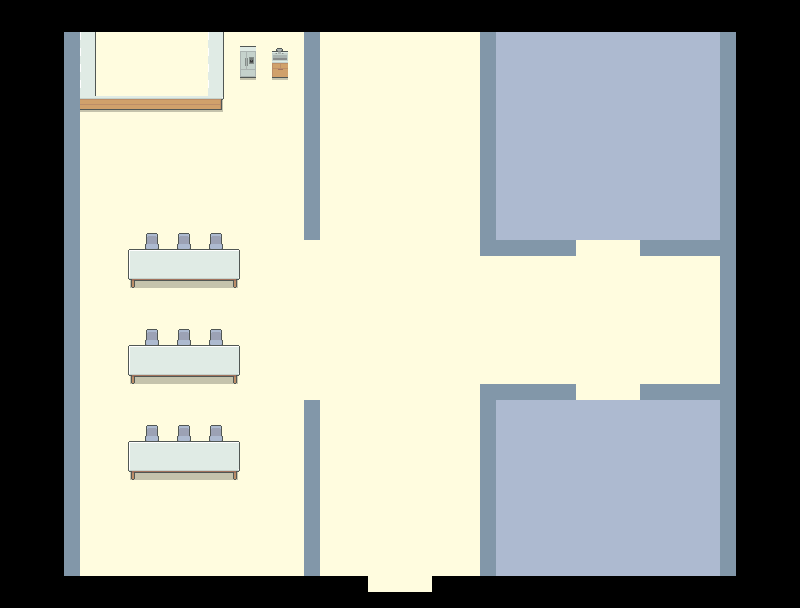

The image is a tile-based game level rendered from a .tmx file. Its description and source (layers, tilesets, objects; grid data summarised) follow:
An orthogonal 50x38 tile map with 16x16 px tiles, 5 tile layers (suelo, pared, sillas, mesas, ...), 3 tilesets and 22 objects (15x colision-pared, 3x colision-mesa, 2x colision-toilete, colision-heladera, colision-mostrador).

<map version="1.10" tiledversion="1.10.2" orientation="orthogonal" renderorder="right-down" width="50" height="38" tilewidth="16" tileheight="16" infinite="0" nextlayerid="8" nextobjectid="29">
 <tileset firstgid="1" source="../nivel2/A2.tsx" />
 <tileset firstgid="193" source="../nivel2/pixel-cyberpunk-interior.tsx" />
 <tileset firstgid="1117" source="tileset.tsx" />
 <layer id="1" name="suelo" width="50" height="38">
  <data>[1900 cells, 1432 non-empty, 4 distinct tile ids]</data>
 </layer>
 <layer id="2" name="pared" width="50" height="38">
  <data>[1900 cells, 138 non-empty, 1 distinct tile ids]</data>
 </layer>
 <layer id="5" name="sillas" width="50" height="38">
  <data>[1900 cells, 19 non-empty, 3 distinct tile ids]</data>
 </layer>
 <layer id="4" name="mesas" width="50" height="38">
  <data>[1900 cells, 85 non-empty, 17 distinct tile ids]</data>
 </layer>
 <layer id="6" name="toilete" width="50" height="38">
  <data>[1900 cells, 336 non-empty, 1 distinct tile ids]</data>
 </layer>
 <objectgroup id="3" name="colisiones">
  <object id="1" name="colision-pared" x="63.8776" y="32.3887" width="13.4953" height="544.309">
   <properties>
    <property name="colision-pared" type="bool" value="true" />
   </properties>
  </object>
  <object id="2" name="colision-pared" x="304.094" y="31.489" width="16.1943" height="206.028">
   <properties>
    <property name="colision-pared" type="bool" value="true" />
   </properties>
  </object>
  <object id="3" name="colision-pared" x="303.194" y="398.561" width="16.1943" height="176.338">
   <properties>
    <property name="colision-pared" type="bool" value="false" />
   </properties>
  </object>
  <object id="4" name="colision-pared" x="480.432" y="32.3887" width="13.4953" height="206.928">
   <properties>
    <property name="colision-pared" type="bool" value="true" />
   </properties>
  </object>
  <object id="5" name="colision-pared" x="479.532" y="399.46" width="16.1943" height="175.439">
   <properties>
    <property name="colision-pared" type="bool" value="false" />
   </properties>
  </object>
  <object id="6" name="colision-pared" x="480.432" y="240.216" width="96.2663" height="15.2946">
   <properties>
    <property name="colision-pared" type="bool" value="true" />
   </properties>
  </object>
  <object id="7" name="colision-pared" x="478.632" y="385.065" width="98.0657" height="13.4953">
   <properties>
    <property name="colision-pared" type="bool" value="false" />
   </properties>
  </object>
  <object id="9" name="colision-pared" x="639.676" y="239.316" width="78.2726" height="15.2946">
   <properties>
    <property name="colision-pared" type="bool" value="true" />
   </properties>
  </object>
  <object id="11" name="colision-pared" x="640.576" y="383.266" width="77.3729" height="16.1943">
   <properties>
    <property name="colision-pared" type="bool" value="true" />
   </properties>
  </object>
  <object id="12" name="colision-pared" x="718.848" y="30.5893" width="16.1943" height="545.209">
   <properties>
    <property name="colision-pared" type="bool" value="true" />
   </properties>
  </object>
  <object id="13" name="colision-pared" x="62.978" y="12.5956" width="303.194" height="18.8934">
   <properties>
    <property name="colision-pared" type="bool" value="true" />
   </properties>
  </object>
  <object id="14" name="colision-pared" x="432.749" y="14.395" width="304.993" height="16.1943">
   <properties>
    <property name="colision-pared" type="bool" value="true" />
   </properties>
  </object>
  <object id="15" name="colision-pared" x="64.7773" y="574.899" width="304.993" height="15.2946">
   <properties>
    <property name="colision-pared" type="bool" value="true" />
   </properties>
  </object>
  <object id="16" name="colision-pared" x="430.949" y="574.899" width="304.993" height="16.1943">
   <properties>
    <property name="colision-pared" type="bool" value="true" />
   </properties>
  </object>
  <object id="18" name="colision-pared" x="366.172" y="13.4953" width="63.8776" height="17.094">
   <properties>
    <property name="colision-pared" type="bool" value="true" />
   </properties>
  </object>
  <object id="20" name="colision-toilete" x="495.726" y="33.2883" width="219.523" height="205.128">
   <properties>
    <property name="colision-toilete" type="bool" value="true" />
   </properties>
  </object>
  <object id="21" name="colision-toilete" x="496.626" y="399.46" width="220.423" height="175.439">
   <properties>
    <property name="colision-toilete" type="bool" value="true" />
   </properties>
  </object>
  <object id="22" name="colision-mesa" x="127.755" y="223.122" width="112.461" height="66.5767">
   <properties>
    <property name="colision-mesa" type="bool" value="true" />
   </properties>
  </object>
  <object id="23" name="colision-mesa" x="126.856" y="319.388" width="114.26" height="63.8776">
   <properties>
    <property name="colision-mesa" type="bool" value="false" />
   </properties>
  </object>
  <object id="24" name="colision-mesa" x="127.755" y="413.855" width="112.461" height="61.1786">
   <properties>
    <property name="colision-mesa" type="bool" value="false" />
   </properties>
  </object>
  <object id="26" name="colision-heladera" x="238.417" y="44.0846" width="49.4827" height="35.9874">
   <properties>
    <property name="colision-heladera" type="bool" value="true" />
   </properties>
  </object>
  <object id="27" name="colision-mostrador" x="79.1723" y="31.489" width="146.649" height="81.8713">
   <properties>
    <property name="colision-mostrador" type="bool" value="false" />
   </properties>
  </object>
 </objectgroup>
</map>
